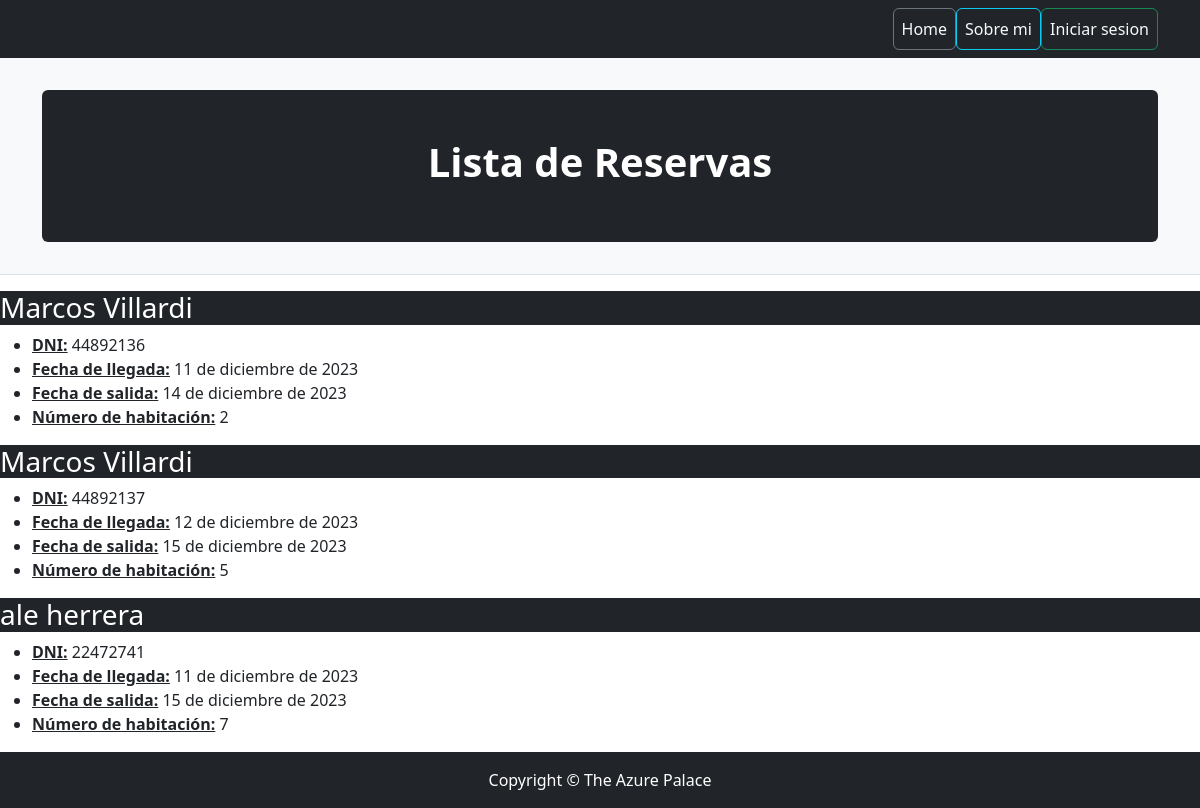
Page /blog/reserva_list/ on the committed database.
### apps/blog/models.py (models this page shows, shortened)
class Reserva(models.Model):
    nombre = models.CharField(max_length=50)
    apellido = models.CharField(max_length=50)
    dni = models.PositiveIntegerField()
    fecha_llegada = models.DateField()
    fecha_salida = models.DateField()
    numero_habitacion = models.PositiveSmallIntegerField()
    comentarios = models.TextField(null=True,blank=True)
    class Meta:
        verbose_name = 'Reserva'
        verbose_name_plural = 'Reservas'

### apps/blog/views.py (the view)
# urls.py: path('reserva_list/', views.Reserva_list.as_view(), name='reserva_list'),
class Reserva_list(ListView):
    model = models.Reserva
    template_name = 'blog/reserva_list.html'
    context_object_name = 'reservas'

### apps/blog/templates/blog/reserva_list.html (shortened to what this page needs)
{% extends 'home/base.html' %}
{% block header %}
    <div class="jumbotron p-4 p-md-5 text-white rounded bg-dark">
        <h1 class="fw-bolder">Lista de Reservas</h1>
    </div>
{% endblock  %}
{% block content %}
    <div>
        {% for reserva in reservas %}
            <div>
                <h3 class="text-bg-dark">
                    {{ reserva.nombre }} {{ reserva.apellido }}
                </h3>
                <ul>
                    <li><strong><u>DNI:</u></strong> {{ reserva.dni }}</li>
                    <li><strong><u>Fecha de llegada:</u></strong> {{ reserva.fecha_llegada }}</li>
                    <li><strong><u>Fecha de salida:</u></strong> {{ reserva.fecha_salida }}</li>
                    <li><strong><u>Número de habitación:</u></strong> {{ reserva.numero_habitacion }}</li>
                </ul>
            </div>
        {% endfor %}
    </div>
{% endblock %}

### rows in the picture
Reserva: nombre "Marcos", apellido "Villardi", dni "44892136", fecha_llegada "11 de diciembre de 2023", fecha_salida "14 de diciembre de 2023", numero_habitacion "2"
Reserva: nombre "Marcos", apellido "Villardi", dni "44892137", fecha_llegada "12 de diciembre de 2023", fecha_salida "15 de diciembre de 2023", numero_habitacion "5"
Reserva: nombre "ale", apellido "herrera", dni "22472741", fecha_llegada "11 de diciembre de 2023", fecha_salida "15 de diciembre de 2023", numero_habitacion "7"
